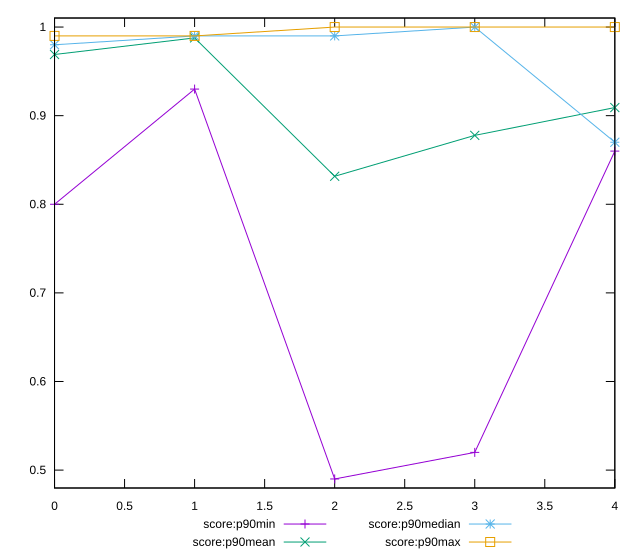

gnuplot code for this plot:
reset

$scoreP90Min <<EOF
0 0.8
1 0.93
2 0.49
3 0.52
4 0.86
EOF

$scoreP90Mean <<EOF
0 0.9690425531914896
1 0.9877659574468074
2 0.8315957446808511
3 0.8777659574468083
4 0.909148936170213
EOF

$scoreP90Median <<EOF
0 0.98
1 0.99
2 0.99
3 1
4 0.87
EOF

$scoreP90Max <<EOF
0 0.99
1 0.99
2 1
3 1
4 1
EOF

set key outside below
set xrange [0:4]
set yrange [0.4798:1.0102]
set trange [0.4798:1.0102]
set terminal svg size 640, 560 enhanced background rgb 'white'
set output "report_00017_2021-02-10T15-08-03.406Z/first-cpu-idle/progression/score.svg"

plot $scoreP90Min title "score:p90min" with linespoints, \
     $scoreP90Mean title "score:p90mean" with linespoints, \
     $scoreP90Median title "score:p90median" with linespoints, \
     $scoreP90Max title "score:p90max" with linespoints

reset
